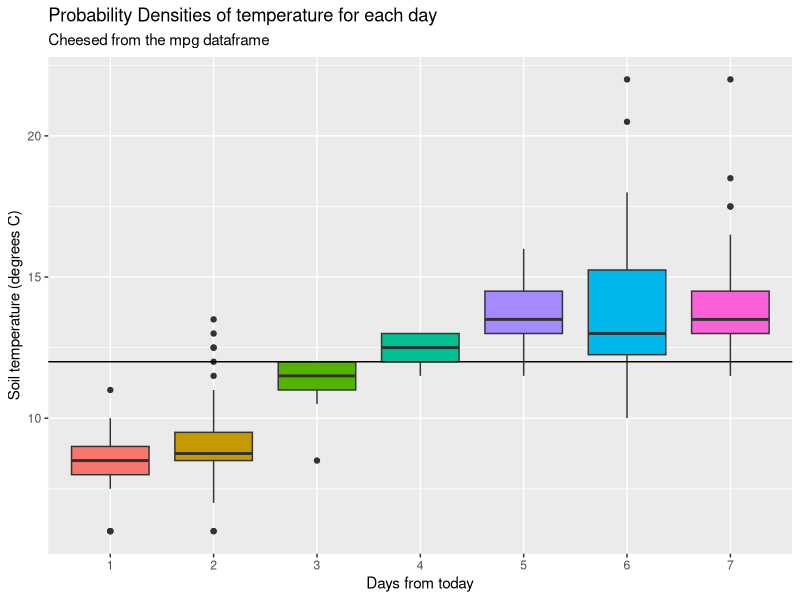

Generate this figure with R:
library(tidyverse)

renamer <- function (name) {
  if (name == "pickup") {
    return("1")
  }
  if (name == "suv") {
    return("2")
  }
  if (name == "minivan") {
    return("3")
  }
  if (name == "2seater") {
    return("4")
  }
  if (name == "midsize") {
    return("5")
  }
  if (name == "subcompact") {
    return("6")
  }
  if (name == "compact") {
    return("7")
  }
  return(name)
}
RENAMER = Vectorize(renamer, "name")
half <- function(x) (x / 2)


  tibble(data.frame(map_at(tibble(data.frame(map_at(mpg, "class", RENAMER))), "hwy", half))) %>%
  mutate(class = fct_reorder(class, hwy, .fun='median')) %>%
  ggplot(mapping = aes(reorder(class, hwy), hwy, fill=class)) + #fill = class totally unnecessary
  geom_boxplot(show.legend = FALSE)+
  geom_hline(yintercept = 12) +
  xlab("Days from today")+
  ylab("Soil temperature (degrees C)")+
  ggtitle("Probability Densities of temperature for each day", "Cheesed from the mpg dataframe")
  

